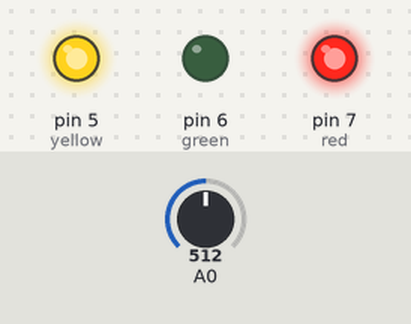
Recording of a sketch running on a simulated Arduino Uno, built with avr-gcc and run on an emulated ATmega328P. On the bench: output pins drawn as LEDs (lit = HIGH). The test bench sets the inputs (shaded band); at power-on: A0 = 512. What the sketch prints to the serial monitor is not drawn.

Above: at 1.8 s.
1.9 s: A0 set to 468
4.2 s: A0 set to 437
At 6.6 s:
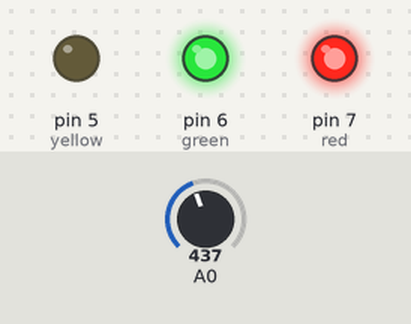
7.5 s: A0 set to 122
10.2 s: A0 set to 104
At 12.6 s:
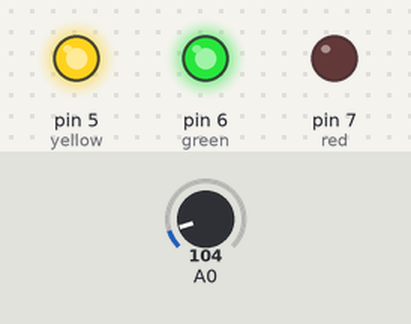
13.5 s: A0 set to 2
16.2 s: A0 set to 0
At 18.6 s:
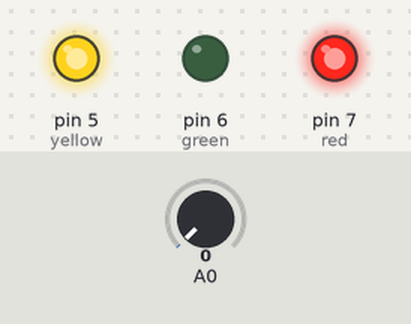
Timing chart, 0 to 20.1 s (numbered marks = the images above; inputs shaded):
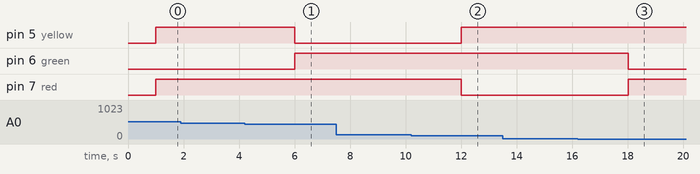

The sketch:

ntc-basic.ino
```cpp
// (licence header left out)
const float BETA = 3950; // should match the Beta Coefficient of the thermistor
int green = 6; // green led
int red = 7; // red led
int yellow = 5; // yellow led

void setup() {
  Serial.begin(9600);
  pinMode(green, OUTPUT);
  pinMode(red, OUTPUT);
  pinMode(yellow, OUTPUT);
}

void loop() {
  int analogValue = analogRead(A0);
  float celsius = 1 / (log(1 / (1023. / analogValue - 1)) / BETA + 1.0 / 298.15) - 273.15;
  Serial.print("Temperature: ");
  Serial.print(celsius);
  Serial.println(" ℃");
  delay(1000);
  // Green light if temperature below 30℃
  if (celsius < 30) {
    digitalWrite(6, LOW);
    digitalWrite(7, HIGH);
    digitalWrite(5, HIGH);
  }
  // Yellow light if temperature between 30℃ & 80℃
  else if (celsius > 30 && celsius < 80){
    digitalWrite(6, HIGH);
    digitalWrite(7, HIGH);
    digitalWrite(5, LOW);
  }
  // Red light if temperature above 80℃
  else{
    digitalWrite(7, LOW);
    digitalWrite(5, HIGH);
    digitalWrite(6, HIGH);
  }
}
```

Measured:
- the behaviour switches between 456 and 455 on A0 (found by bisection; images 0 and 1)
- the behaviour switches between 116 and 115 on A0 (found by bisection; images 1 and 2)
- the behaviour switches between 1 and 0 on A0 (found by bisection; images 2 and 3)
- after the input at 1.9 s, every drawn part: stays the same
- after the input at 4.2 s, pin 5 (yellow): HIGH → LOW after 1.8 s; pin 6 (green): LOW → HIGH after 1.8 s
- after the input at 7.5 s, every drawn part: stays the same
- after the input at 10.2 s, pin 5 (yellow): LOW → HIGH after 1.8 s; pin 7 (red): HIGH → LOW after 1.8 s
- after the input at 13.5 s, every drawn part: stays the same
- after the input at 16.2 s, pin 6 (green): HIGH → LOW after 1.8 s; pin 7 (red): LOW → HIGH after 1.8 s
